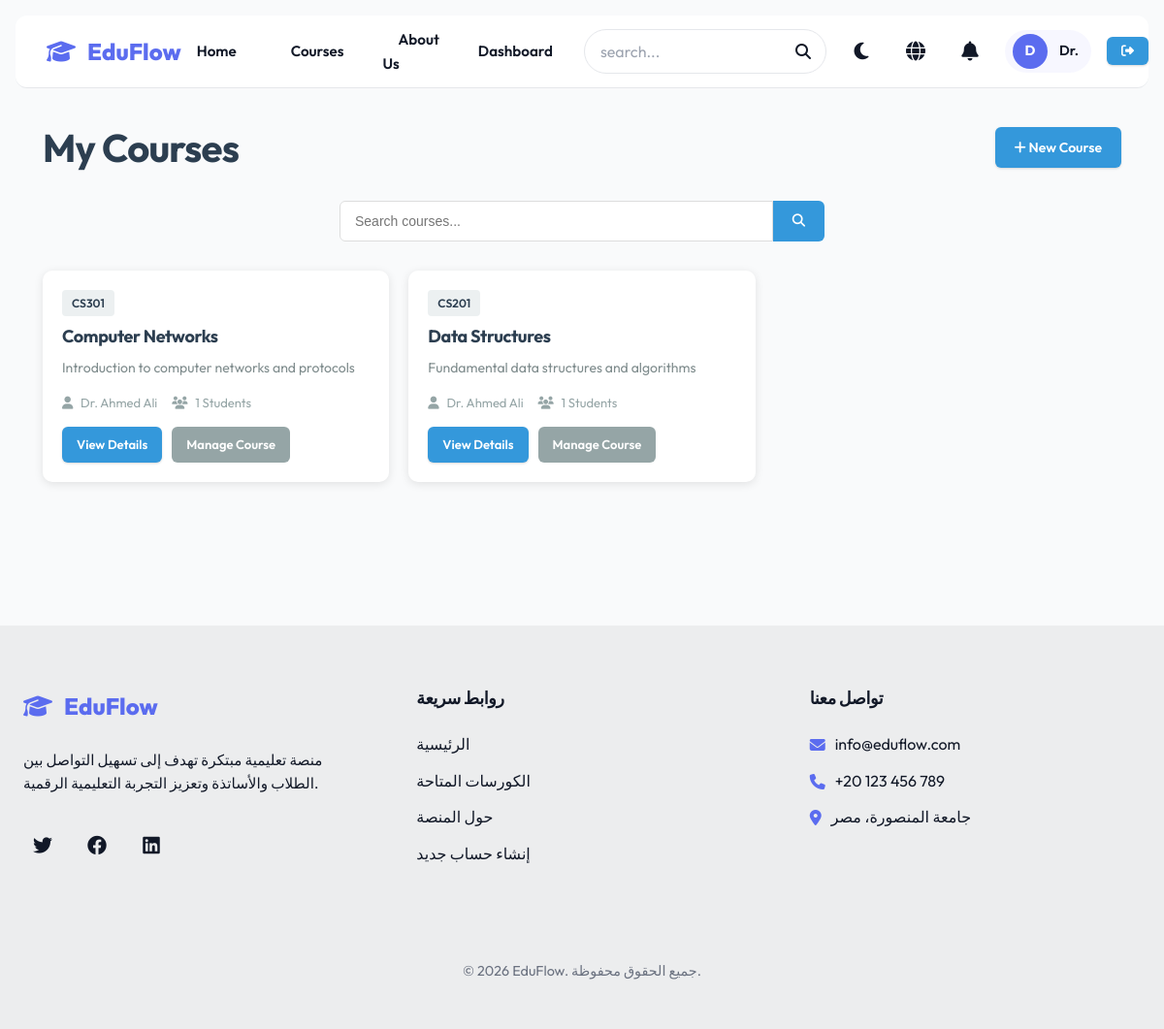
The app's page /courses/list.php?lang=en (signed in) with its own data.
### tables this page shows
CREATE TABLE courses (
    id INT PRIMARY KEY AUTO_INCREMENT,
    course_name VARCHAR(200) NOT NULL,
    course_code VARCHAR(20) UNIQUE NOT NULL,
    professor_id INT NOT NULL,
    description TEXT,
    created_at TIMESTAMP DEFAULT CURRENT_TIMESTAMP,
    FOREIGN KEY (professor_id) REFERENCES users(id) ON DELETE CASCADE
);

CREATE TABLE users (
    id INT PRIMARY KEY AUTO_INCREMENT,
    username VARCHAR(50) UNIQUE NOT NULL,
    email VARCHAR(100) UNIQUE NOT NULL,
    password VARCHAR(255) NOT NULL,
    full_name VARCHAR(100) NOT NULL,
    user_type ENUM('professor', 'student') NOT NULL,
    created_at TIMESTAMP DEFAULT CURRENT_TIMESTAMP
);

### includes/functions.php (called while the page is built, shortened)
<?php
function getUnreadNotificationsCount($userId)
{
    $pdo = getDB();
    $stmt = $pdo->prepare("SELECT COUNT(*) FROM notifications WHERE user_id = ? AND is_read = FALSE");
    $stmt->execute([$userId]);
    return $stmt->fetchColumn();
}

### includes/course_functions.php (called while the page is built, shortened)
<?php
function getCourses($professorId = null, $search = '', $limit = 20, $offset = 0)
{
    $pdo = getDB();
    $sql = "SELECT c.*, u.full_name as professor_name
            FROM courses c
            LEFT JOIN users u ON c.professor_id = u.id
            WHERE 1=1";
    $params = [];
    if ($professorId) {
        $sql .= " AND c.professor_id = ?";
        $params[] = $professorId;
    }
    $sql .= " ORDER BY c.created_at DESC LIMIT ? OFFSET ?";
    $params[] = $limit;
    $params[] = $offset;
    $stmt = $pdo->prepare($sql);
    $stmt->execute($params);
    return $stmt->fetchAll();
}
function getCourseStudentCount($courseId)
{
    $pdo = getDB();
    $stmt = $pdo->prepare("
        SELECT COUNT(*) as count
        FROM course_enrollments
        WHERE course_id = ? AND status = 'active'
    ");
    $stmt->execute([$courseId]);
    $result = $stmt->fetch();
    return $result['count'];
}

### courses/list.php (the view, shortened to what this page needs)
<?php
require_once __DIR__ . '/../includes/functions.php';
require_once __DIR__ . '/../includes/course_functions.php';
require_once __DIR__ . '/../includes/header.php';
$search = trim($_GET['search'] ?? '');
$userType = $_SESSION['user_type'] ?? '';
$userId = $_SESSION['user_id'];
if ($userType === 'professor') {
    $courses = getCourses($userId, $search);
} elseif ($userType === 'student') {
    $courses = getCourses(null, $search);
} else {
    $courses = getCourses(null, $search);
}
?>
<div class="container">
    <div class="courses-list">
        <div class="page-header">
            <h1>
                <?php echo $userType === 'professor' ? 'My Courses' : 'Available Courses'; ?>
            </h1>
            <?php if ($userType === 'professor'): ?>
                <a href="create.php" class="btn btn-primary">
                    <i class="fas fa-plus"></i> New Course
                </a>
            <?php endif; ?>
        </div>
        <form method="GET" action="" class="search-form">
            <div class="search-box">
                <input type="text"
                       name="search"
                       value="<?php echo htmlspecialchars($search); ?>"
                       placeholder="Search courses...">
                <button type="submit" class="btn-search">
                    <i class="fas fa-search"></i>
                </button>
            </div>
        </form>
        <?php if (empty($courses)): ?>
            <div class="empty-state">
                <i class="fas fa-book-open"></i>
                <p>No courses found <?php echo $search ? 'matching your search' : 'available at the moment'; ?></p>
                <?php if ($userType === 'professor' && !$search): ?>
                    <a href="create.php" class="btn btn-primary">Create First Course</a>
                <?php endif; ?>
            </div>
        <?php else: ?>
            <div class="courses-grid">
                <?php foreach ($courses as $course):
                    $studentCount = getCourseStudentCount($course['id']);
                ?>
                    <div class="course-card">
                        <div class="course-header">
                            <span class="course-code"><?php echo htmlspecialchars($course['course_code']); ?></span>
                        </div>
                        <h3><?php echo htmlspecialchars($course['course_name']); ?></h3>
                        <?php if ($course['description']): ?>
                            <p class="course-description">
                                <?php echo htmlspecialchars(mb_substr($course['description'], 0, 100)); ?>
                            </p>
                        <?php endif; ?>
                        <div class="course-meta">
                            <span><i class="fas fa-user"></i>
                                <?php echo htmlspecialchars($course['professor_name'] ?? 'Not specified'); ?>
                            </span>
                            <span><i class="fas fa-users"></i> <?php echo $studentCount; ?> Students</span>
                        </div>
                        <div class="course-actions">
                            <a href="view.php?id=<?php echo $course['id']; ?>" class="btn btn-sm btn-primary">
                                View Details
                            </a>
                            <?php if ($userType === 'professor' && $course['professor_id'] == $userId): ?>
                                <a href="manage.php?id=<?php echo $course['id']; ?>" class="btn btn-sm btn-secondary">
                                    Manage Course
                                </a>
                            <?php endif; ?>
                        </div>
                    </div>
                <?php endforeach; ?>
            </div>
        <?php endif; ?>
    </div>
</div>
<?php require_once __DIR__ . '/../includes/footer.php'; ?>

### css/style.css (style rules this page uses)
:root { --primary: #5b6cef; --primary-dark: #4f46e5; --primary-light: #6b7eff; --secondary: #6b7280; --secondary-light: #9ca3af; --success: #059669; --success-light: #d1fae5; --warning: #d97706; --warning-light: #fef3c7; --danger: #dc2626; --danger-light: #fee2e2; --info: #2563eb; --info-light: #dbeafe; --bg-primary: #ffffff; --bg-secondary: #f9fafb; --bg-tertiary: #f3f4f6; --text-primary: #111827; --text-secondary: #6b7280; --text-tertiary: #9ca3af; --text-inverse: #ffffff; --border-color: #e5e7eb; --border-light: #f3f4f6; --divider: #f0f0f0; --shadow-xs: 0 1px 2px 0 rgba(0, 0, 0, 0.05); --shadow-sm: 0 1px 3px 0 rgba(0, 0, 0, 0.1), 0 1px 2px 0 rgba(0, 0, 0, 0.06); --shadow-md: 0 4px 6px -1px rgba(0, 0, 0, 0.1), 0 2px 4px -1px rgba(0, 0, 0, 0.06); --shadow-lg: 0 10px 15px -3px rgba(0, 0, 0, 0.1), 0 4px 6px -2px rgba(0, 0, 0, 0.05); --shadow-xl: 0 20px 25px -5px rgba(0, 0, 0, 0.1), 0 10px 10px -5px rgba(0, 0, 0, 0.04); --radius-xs: 4px; --radius-sm: 6px; --radius-md: 8px; --radius-lg: 12px; --radius-xl: 16px; --radius-full: 9999px; --transition-fast: 0.15s ease; --transition: 0.3s cubic-bezier(0.4, 0, 0.2, 1); --transition-slow: 0.5s ease; --z-dropdown: 100; --z-sticky: 200; --z-fixed: 300; --z-modal-backdrop: 400; --z-modal: 500; --z-popover: 600; }
* { margin: 0; padding: 0; box-sizing: border-box; }
html { scroll-behavior: smooth; -webkit-font-smoothing: antialiased; -moz-osx-font-smoothing: grayscale; }
body { font-family: 'Outfit', 'Segoe UI', 'Roboto', system-ui, -apple-system, sans-serif; background-color: var(--bg-secondary); color: var(--text-primary); line-height: 1.6; font-size: 16px; transition: background-color var(--transition-slow); }
h1, h2, h3, h4, h5, h6 { font-weight: 700; line-height: 1.25; letter-spacing: -0.02em; }
h1 { font-size: 2.5rem; margin-bottom: 1rem; }
h3 { font-size: 1.5rem; margin-bottom: 0.75rem; }
p { margin-bottom: 1rem; color: var(--text-secondary); }
a { color: var(--primary); text-decoration: none; transition: color var(--transition-fast); }
.container { width: 100%; max-width: 1280px; margin: 0 auto; padding: 0 1.5rem; }
.btn { display: inline-flex; align-items: center; justify-content: center; gap: 0.5rem; padding: 0.75rem 1.25rem; border-radius: var(--radius-md); font-weight: 600; font-size: 0.95rem; cursor: pointer; border: none; outline: none; transition: var(--transition-fast); text-decoration: none; white-space: nowrap; user-select: none; }
.btn-primary { background: var(--primary); color: var(--text-inverse); box-shadow: var(--shadow-sm); }
.btn-secondary { background: var(--bg-tertiary); color: var(--text-primary); border: 1px solid var(--border-color); }
.btn-sm { padding: 0.5rem 0.875rem; font-size: 0.875rem; }

### courses/list.php (style rules this page uses)
.courses-list { padding: 20px; max-width: 1200px; margin: 0 auto; }
.page-header { display: flex; justify-content: space-between; align-items: center; margin-bottom: 30px; }
.page-header h1 { color: #2c3e50; margin: 0; }
.search-form { margin-bottom: 30px; }
.search-box { display: flex; max-width: 500px; margin: 0 auto; }
.search-box input { flex: 1; padding: 12px 15px; border: 1px solid #ddd; border-radius: 6px 0 0 6px; font-size: 14px; }
.btn-search { padding: 12px 20px; background: #3498db; color: white; border: none; border-radius: 0 6px 6px 0; cursor: pointer; }
.courses-grid { display: grid; grid-template-columns: repeat(auto-fill, minmax(300px, 1fr)); gap: 20px; }
.course-card { background: white; border-radius: 10px; padding: 20px; box-shadow: 0 2px 10px rgba(0,0,0,0.1); transition: transform 0.3s, box-shadow 0.3s; }
.course-header { display: flex; justify-content: space-between; align-items: center; margin-bottom: 10px; }
.course-code { background: #ecf0f1; color: #2c3e50; padding: 4px 10px; border-radius: 4px; font-size: 12px; font-weight: 600; }
.course-card h3 { color: #2c3e50; margin: 10px 0; font-size: 18px; }
.course-description { color: #7f8c8d; font-size: 14px; margin-bottom: 15px; line-height: 1.5; }
.course-meta { display: flex; gap: 15px; margin-bottom: 15px; font-size: 13px; color: #95a5a6; }
.course-meta i { margin-right: 5px; }
.course-actions { display: flex; gap: 10px; flex-wrap: wrap; }
.btn { padding: 10px 20px; border: none; border-radius: 6px; cursor: pointer; font-size: 14px; font-weight: 600; text-decoration: none; display: inline-block; transition: all 0.3s; }
.btn-sm { padding: 8px 15px; font-size: 13px; }
.btn-primary { background: #3498db; color: white; }
.btn-secondary { background: #95a5a6; color: white; }

### records on screen
courses: course_code "CS301", course_name "Computer Networks", description "Introduction to computer networks and protocols", professor.full_name "Dr. Ahmed Ali", id "1"
courses: course_code "CS201", course_name "Data Structures", description "Fundamental data structures and algorithms", professor.full_name "Dr. Ahmed Ali", studentCount "1"

### other values on screen
__('home') "Home"
__('courses') "Courses"
__('about') "About Us"
__('dashboard') "Dashboard"
mb_substr($_SESSION['full_name'] ?? 'U', 0, 1) "D"
explode(' ', $_SESSION['full_name'] ?? 'User')[0] "Dr."
